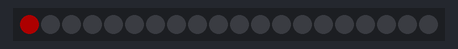
The sketch below on a simulated Arduino Uno, built with avr-gcc and run on an emulated ATmega328P. Parts: 20 RGB LEDs in strip order, left to right. Dim RGB values are drawn brighter than linear.

Above: at 0.01 s.
At 0.62 s:
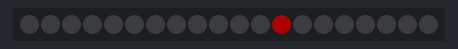
At 1.23 s:
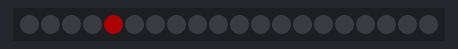

Measured:
- by itself, everything shown: repeats every 1.0 s, in 20 steps

The sketch:

test_lamp.ino
```cpp
#include <Adafruit_NeoPixel.h>

#define PIN 5
#define NUM_LEDS 20
#define BRIGHTNESS 50 // 亮度可以根据需要调整

Adafruit_NeoPixel strip = Adafruit_NeoPixel(NUM_LEDS, PIN, NEO_GRB + NEO_KHZ800);

void setup() {
  strip.begin();
  strip.setBrightness(BRIGHTNESS);
  strip.show(); // 初始化所有LED为关闭状态
}

void loop() {
  // 逐颗点亮跑马灯效果
  for(int i=0; i < NUM_LEDS; i++) {
    strip.setPixelColor(i, strip.Color(255, 0, 0)); // 设置当前LED为红色
    strip.show();
    delay(1000 / NUM_LEDS); // 每秒钟切换一次
    strip.setPixelColor(i, strip.Color(0, 0, 0)); // 关闭当前LED
  }
}
```
